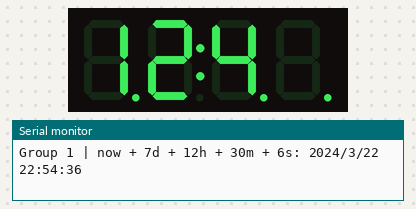
Bench run of a sketch on a simulated Arduino Uno, built with avr-gcc and run on an emulated ATmega328P. Parts: 4-digit seven-segment display, the last lines printed to the serial monitor. Wiring (inferred from the names in the program): TM1637 display: clock pin 10; DIO pin 9. The local clock reads 2024-03-15 10:24:30 at power-on unless the sketch sets it.

Above: at 0.1 s.
At 90.6 s:
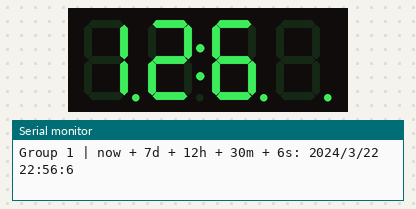

The sketch:

ds1307.ino
```cpp
// DS1307 + TM1637：串口输出完整时间，数码管显示"组号:分钟"
// 绕过 Fred.Chu 库 init() 的 ACK 死锁问题

#include <Wire.h>
#include "RTClib.h"

#define CLK 10
#define DIO 9
#define GROUP 1          // 改成你的组号

// ---------- TM1637 直接驱动（带超时，不阻塞） ----------
static const uint8_t TubeTab[] = {
  0x3F,0x06,0x5B,0x4F,0x66,0x6D,0x7D,0x07,
  0x7F,0x6F,0x77,0x7C,0x39,0x5E,0x79,0x71   // 0~F
};

void tm1637Start() {
  digitalWrite(CLK, HIGH);
  digitalWrite(DIO, HIGH);
  delayMicroseconds(2);
  digitalWrite(DIO, LOW);
}

void tm1637Stop() {
  digitalWrite(CLK, LOW);
  delayMicroseconds(2);
  digitalWrite(DIO, LOW);
  delayMicroseconds(2);
  digitalWrite(CLK, HIGH);
  delayMicroseconds(2);
  digitalWrite(DIO, HIGH);
}

// 写一个字节，ACK 最多等 100μs，超时就放弃（不阻塞）
bool tm1637Write(uint8_t data) {
  for (uint8_t i = 0; i < 8; i++) {
    digitalWrite(CLK, LOW);
    digitalWrite(DIO, data & 0x01);
    data >>= 1;
    delayMicroseconds(2);
    digitalWrite(CLK, HIGH);
    delayMicroseconds(2);
  }
  // ACK
  digitalWrite(CLK, LOW);
  delayMicroseconds(2);
  digitalWrite(DIO, HIGH);
  delayMicroseconds(2);
  digitalWrite(CLK, HIGH);
  delayMicroseconds(2);
  pinMode(DIO, INPUT);
  uint16_t timeout = 0;
  while (digitalRead(DIO)) {
    delayMicroseconds(1);
    if (++timeout > 200) { pinMode(DIO, OUTPUT); digitalWrite(CLK, LOW); return false; }
  }
  pinMode(DIO, OUTPUT);
  digitalWrite(CLK, LOW);
  return true;
}

void tm1637Show(const int8_t *buf) {
  // 转换段码
  uint8_t seg[4];
  for (uint8_t i = 0; i < 4; i++) {
    if (buf[i] == 0x7F) seg[i] = 0;
    else seg[i] = TubeTab[buf[i] & 0x0F];
    seg[i] |= 0x80;   // 点亮所有位的小数点（作为冒号位置的消隐）
  }
  tm1637Start();
  tm1637Write(0x40);  // 自动地址递增
  tm1637Stop();
  tm1637Start();
  tm1637Write(0xC0);  // 起始地址 0
  for (uint8_t i = 0; i < 4; i++) tm1637Write(seg[i]);
  tm1637Stop();
  tm1637Start();
  tm1637Write(0x8A);  // 亮度 2，显示开（0x88 + brightness）
  tm1637Stop();
}

// ---------- 主程序 ----------
RTC_DS1307 rtc;
bool rtcOk = false;

char daysOfTheWeek[7][12] = {"Sunday","Monday","Tuesday","Wednesday",
                             "Thursday","Friday","Saturday"};

void showGroupMinute(int minute) {
  int8_t buf[4];
  buf[0] = GROUP % 10;
  buf[1] = (minute / 10) % 10;
  buf[2] = minute % 10;
  buf[3] = 0x7F;
  tm1637Show(buf);
}

void setup() {
  Serial.begin(57600);

  pinMode(CLK, OUTPUT);
  pinMode(DIO, OUTPUT);
  digitalWrite(CLK, LOW);
  digitalWrite(DIO, LOW);

  // 显示 00 以防数码管亮
  showGroupMinute(0);

  Serial.println("Program start");

  rtcOk = rtc.begin();
  if (!rtcOk) {
    Serial.println("Couldn't find RTC - check SDA(A4)/SCL(A5)/5V/GND");
  } else {
    Serial.println("RTC found");
    if (!rtc.isrunning()) {
      Serial.println("RTC not running, set time");
      rtc.adjust(DateTime(F(__DATE__), F(__TIME__)));
    }
  }
}

void loop() {
  Serial.print("Group ");
  Serial.print((int)GROUP);
  Serial.print(" | ");

  if (!rtcOk) {
    rtcOk = rtc.begin();
    if (!rtcOk) {
      Serial.println("RTC not found");
      delay(1000);
      return;
    }
    Serial.println("RTC connected");
    if (!rtc.isrunning())
      rtc.adjust(DateTime(F(__DATE__), F(__TIME__)));
  }

  DateTime now = rtc.now();
  showGroupMinute(now.minute());

  Serial.print(now.year(), DEC);
  Serial.print('/');
  Serial.print(now.month(), DEC);
  Serial.print('/');
  Serial.print(now.day(), DEC);
  Serial.print(" (");
  Serial.print(daysOfTheWeek[now.dayOfTheWeek()]);
  Serial.print(") ");
  Serial.print(now.hour(), DEC);
  Serial.print(':');
  Serial.print(now.minute(), DEC);
  Serial.print(':');
  Serial.print(now.second(), DEC);
  Serial.println();

  Serial.print("Group ");
  Serial.print((int)GROUP);
  Serial.print(" | since midnight 1/1/1970 = ");
  Serial.print(now.unixtime());
  Serial.print("s = ");
  Serial.print(now.unixtime() / 86400L);
  Serial.println("d");

  DateTime future(now + TimeSpan(7,12,30,6));
  Serial.print("Group ");
  Serial.print((int)GROUP);
  Serial.print(" | now + 7d + 12h + 30m + 6s: ");
  Serial.print(future.year(), DEC);
  Serial.print('/');
  Serial.print(future.month(), DEC);
  Serial.print('/');
  Serial.print(future.day(), DEC);
  Serial.print(' ');
  Serial.print(future.hour(), DEC);
  Serial.print(':');
  Serial.print(future.minute(), DEC);
  Serial.print(':');
  Serial.print(future.second(), DEC);
  Serial.println();
  Serial.println();

  delay(1000);
}
```
